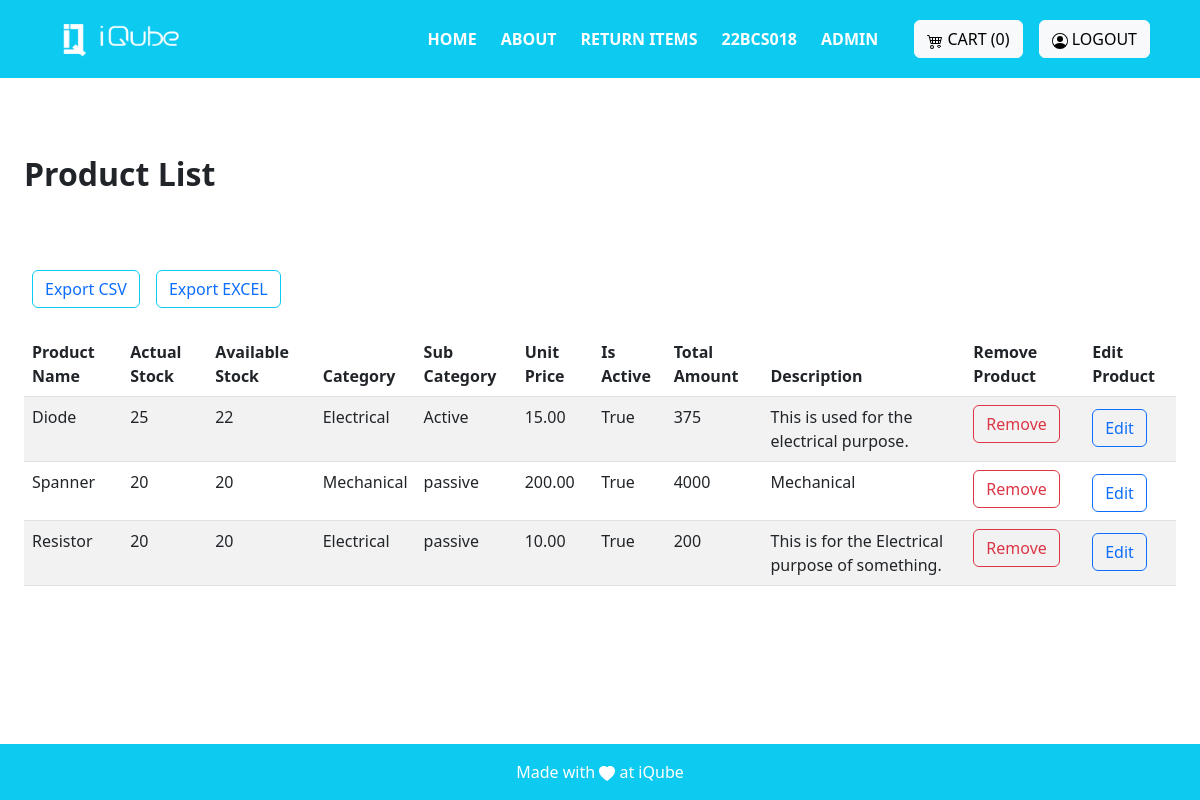
The page /product/ (signed in) on the database as committed earlier.
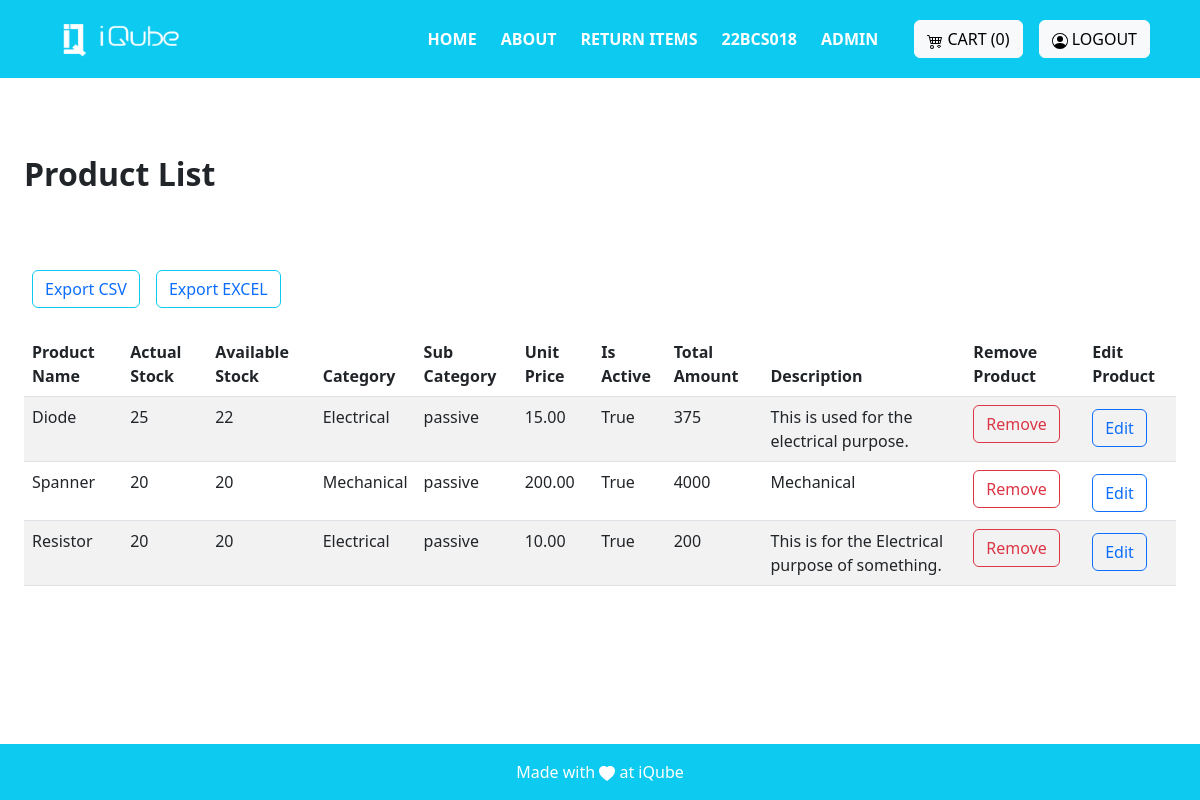
The same page on the database as committed later.
### invention/models.py (models this page shows, shortened)
class Product(models.Model):
    name=models.CharField(max_length=255)
    decription=models.CharField(max_length=100)
    actual_count=models.PositiveIntegerField()
    available_count=models.PositiveIntegerField()
    dummy_count = models.PositiveIntegerField(default = 0)
    category= models.ForeignKey('Category', on_delete=models.CASCADE)
    sub_category = models.ForeignKey('SubCategory', on_delete = models.CASCADE)
    created_at = models.DateTimeField(auto_now=True)
    image = models.ImageField(upload_to='images', blank=True)
    actual_price = models.DecimalField(max_digits = 10,decimal_places = 5)
    available_price = models.DecimalField(max_digits = 10,decimal_places = 5)
    unit_price = models.DecimalField(max_digits = 10,decimal_places = 2)
    is_active = models.BooleanField(default = True)
    created_by = models.ForeignKey(User, on_delete=models.CASCADE)

class SubCategory(models.Model):
    name_sub=models.CharField(max_length=25)
    category = models.ForeignKey('Category', on_delete=models.CASCADE)
    created_by = models.ForeignKey(User, on_delete=models.CASCADE)
    created_at=models.DateTimeField(auto_now=True)
    def __str__(self):
      return self.name_sub

class Category(models.Model):
    name=models.CharField(max_length=25)
    created_by = models.ForeignKey(User, on_delete=models.CASCADE)
    created_at=models.DateTimeField(auto_now=True)
    class Meta:
        verbose_name_plural = 'Categories'
    def __str__(self):
        return str(self.name)

### invention/decorators.py (the view)
        def wrapper_func(request, *args, **kwargs):
            group = None
            mail=AdminMail.objects.all()
            p=0
            for i in mail:
                if request.user.email==i.mail:
                    p=10
            if request.user.groups.exists():
                group = request.user.groups.all()[0].name
            if (group in allowed_roles) or (p==10):
              return view_func(request, *args, **kwargs)
            else:
                return view_func(request, *args, **kwargs)

### invention/views.py (called while the page is built)
@allowed_user(allowed_roles=(['admin', 'superadmin']))
@login_required(login_url='login')
def view_product(request):
    try:
        admin_group = request.user.groups.filter(name = "admin").exists()
        super_admin_group = request.user.groups.filter(name = 'superadmin').exists()
        products = Product.objects.all()
        cart=Cart.objects.filter(created_by=request.user)
        count = cart.count()
        name = request.user.username
        user = name[-8:]
        return render(request, 'adminview/product.html', {'products':products, 'count':count,'admin_group': admin_group, 'super_admin_group':super_admin_group,'name':user})
    except ObjectDoesNotExist:
        messages.warning(request, 'An error occurred while processing your request!, Try again Later')
        return render(request, 'adminview/product.html', {})

### invention/templates/adminview/product.html (shortened to what this page needs)
{% extends 'base.html' %}
{% load static %}
{% block base %}
<div class="p-4 mt-5 fw-bold fs-2">
  Product List
</div>
<div class="row justify-content-center p-4 mb-5 mt-3">
  <div class="d-flex flex-row bd-highlight mb-3">
    <div class="p-2 bd-highlight">
        <button type="button" class="btn btn-outline-info"><a href="{% url 'export_csv_product' %}" class="text-decoration-none">Export CSV</a></button>
      </div>
    <div class="p-2 bd-highlight">
        <button type="button" class="btn btn-outline-info"><a href="{% url 'export_excel_product' %}" class="text-decoration-none">Export EXCEL</a></button>
    </div>
  </div>
  <div class="table-responsive">
      <table id="example" class="table table-striped " style="width:100%">
          <thead>
              <tr>
                  <th>Product Name</th>
                  <th>Actual Stock</th>
                  <th>Available Stock</th>
                  <th>Category</th>
                  <th>Sub Category</th>
                  <th>Unit Price</th>
                  <th>Is Active</th>
                  <th>Total Amount</th>
                  <th>Description</th>
                  <th>Remove Product</th>
                  <th>Edit Product</th>
              </tr>
          </thead>
          <tbody>
              {% for product in products reversed %}
              <tr>
                  <td>{{ product.name }}</td>
                  <td>{{ product.actual_count }}</td>
                  <td>{{ product.available_count }}</td>
                  <td>{{ product.category }}</td>
                  <td>{{ product.sub_category }}</td>
                  <td>{{ product.unit_price}}</td>
                  <td>{{ product.is_active}}</td>
                  <td>{{product.actual_price|stringformat:"d"|slice:":" }}</td>
                  <td>{{product.decription }}</td>
                  <td><div>
                    <a href="{% url 'delete_product' product.id %}">
                        <button class="btn btn-outline-danger" onclick="return confirmRemoveItem('{{ product.id }}')">Remove</button>
                    </a>
                </div></td>
                  <td><div>
                    <a href="{% url 'edit_product_view' product.id %}" >
                      <button class="mt-1 btn btn-outline-primary" type="submit">Edit</button></a>
                  </div></td>
              </tr>
              {% endfor %}
          </tbody>
      </table>
  </div>
<div class="mt-4 mb-4 text-white">
</div>
{% endblock %}

Rows that differ between the two databases and show on the page:
changed Product "Diode": sub_category "Active" → "passive"
